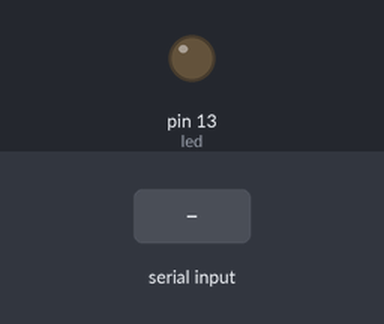
Bench run of a sketch on a simulated Arduino Uno, built with avr-gcc and run on an emulated ATmega328P. On the bench: output pins drawn as LEDs (lit = HIGH). Dashed ring = blinking. The inputs (shaded band) are chosen by the test bench.

Above: at 1.2 s.
1.3 s: "3\n" received over Serial
At 1.7 s:
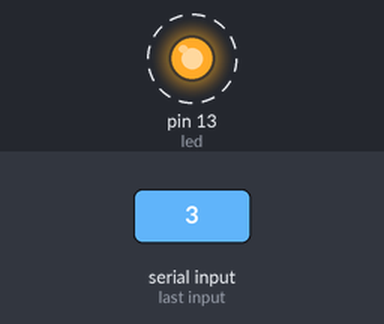
4.3 s: "1\n" received over Serial
At 5.0 s:
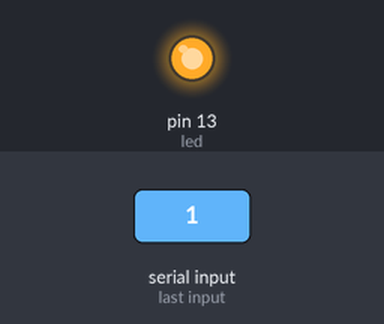
5.8 s: byte 51 ('3') received over Serial
At 8.5 s:
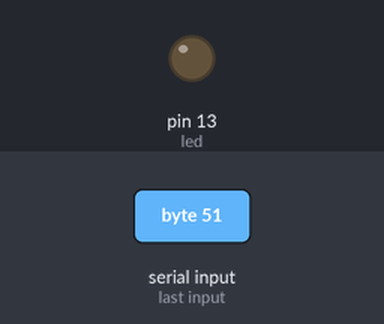
Timing chart, 0 to 10.0 s (numbered marks = the images above; inputs shaded):
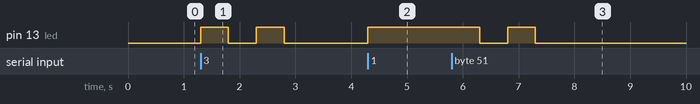

Measured:
- after the input at 1.3 s, pin 13 (led): alternates HIGH for 0.50 s and LOW for 0.50 s, 4 changes in all, then stays LOW, starting at once
- after the input at 4.3 s, pin 13 (led): LOW → HIGH at once
- after the input at 5.8 s, pin 13 (led): HIGH → LOW after 0.50 s, → HIGH 0.50 s later, → LOW 0.50 s later

The sketch:

led_serial.ino
```cpp
int led = 13;  // Arduino Uno/Nano = 13 | ESP32/ESP8266 = 2

void setup() {
  pinMode(led, OUTPUT);
  Serial.begin(9600);  // mismos baudios que la app de Java
}

void loop() {
  if (Serial.available() > 0) {
    int input = Serial.read();
    // Comandos: 1 = LED ON, 2 = LED OFF, 3 = LED BLINK
    switch (input) {
      case '1':
        digitalWrite(led, HIGH);
        break;
      case '2':
        digitalWrite(led, LOW);
        break;
      case '3':
        for (int i = 0; i < 2; i++) {   // parpadea 2 veces
          digitalWrite(led, HIGH);
          delay(500);
          digitalWrite(led, LOW);
          delay(500);
        }
        break;
      case '\n':   // ignora saltos de línea por si se envían
      case '\r':
        break;
      default:     // cualquier otro valor apaga el LED
        digitalWrite(led, LOW);
        break;
    }
  }
}
```
